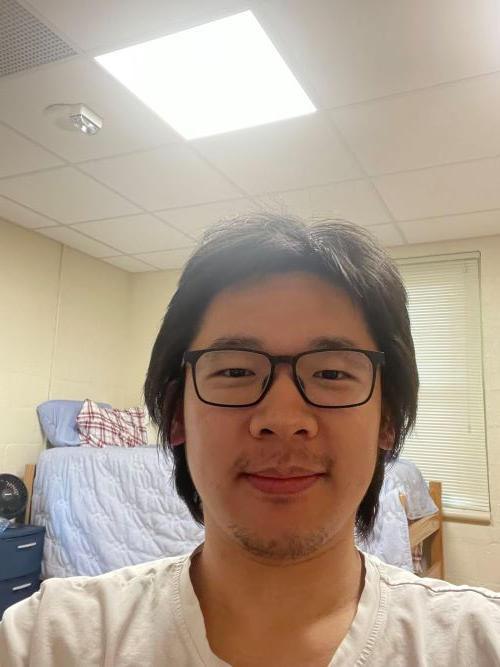
#> input picture CSC391-B/Project2/part1/self-test.jpg, 500 x 667 px
$ python testSIFT.py
#> lines starting #> are read from the running program, lines starting #| are printed output that depends on the picture; after the words box and inside, x2 and y2 are one past the last pixel; in counts of white or black regions, pixels touching at a corner belong together
import cv2
import numpy as np

path = "self-test.jpg"
#convert to gray scale
img = cv2.imread(path)
#> img is the input picture: shape (667, 500, 3); mean B, G, R 144.5, 160.6, 176.5
gray = cv2.cvtColor(img,cv2.COLOR_BGR2GRAY)
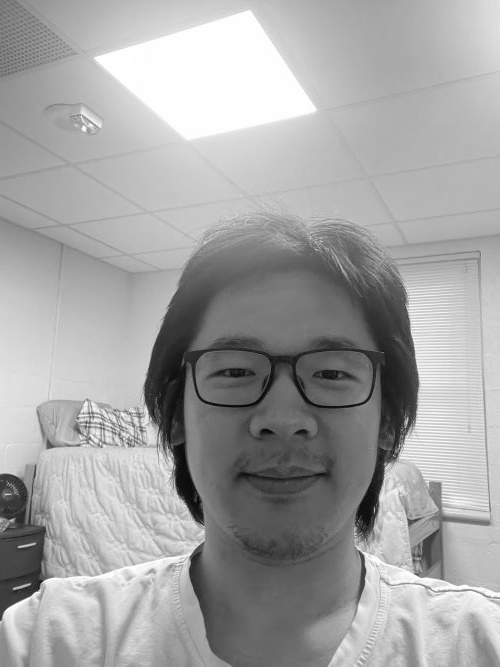
#> gray: shape (667, 500); min 5, max 255, mean 163.5

#harris corner detection
gray = np.float32(gray)
dst = cv2.cornerHarris(gray,2,3,0.04)
dst = cv2.dilate(dst,None)
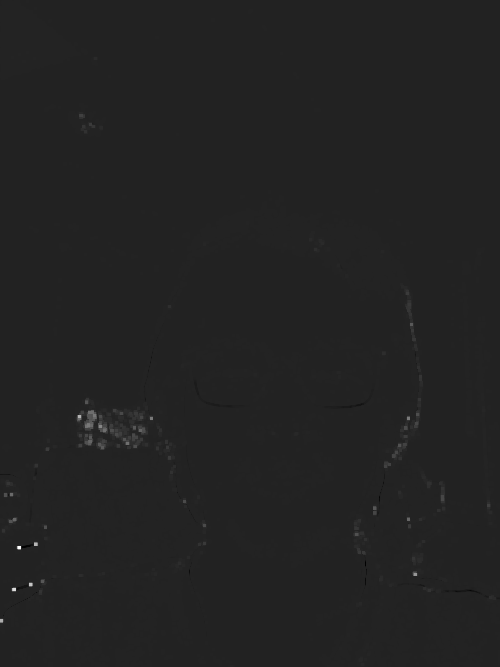
#> dst: shape (667, 500) float32; min -2974696.5, max 18700214, mean 27247; drawn with min black and max white
img[dst>0.01*dst.max()]=[0,0,255]
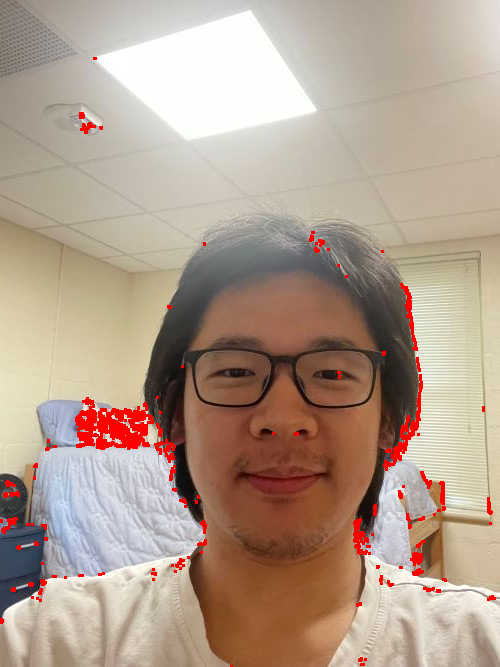
#> img: shape (667, 500, 3); 2.04% of pixels changed, all inside (x1, y1, x2, y2) = (0, 57, 496, 667)


#rotate and doing detection again
img2 = cv2.imread(path)
img2 = cv2.rotate(img2,cv2.ROTATE_180)
height, width = img2.shape[:2]
#> height = 667; width = 500
center = (width/2, height/2)
#> center = (250, 333.5)
rotate_matrix = cv2.getRotationMatrix2D(center=center, angle=45, scale=1)
img2 = cv2.warpAffine(src=img2, M=rotate_matrix, dsize=(width, height))
gray2 = cv2.cvtColor(img2,cv2.COLOR_BGR2GRAY)
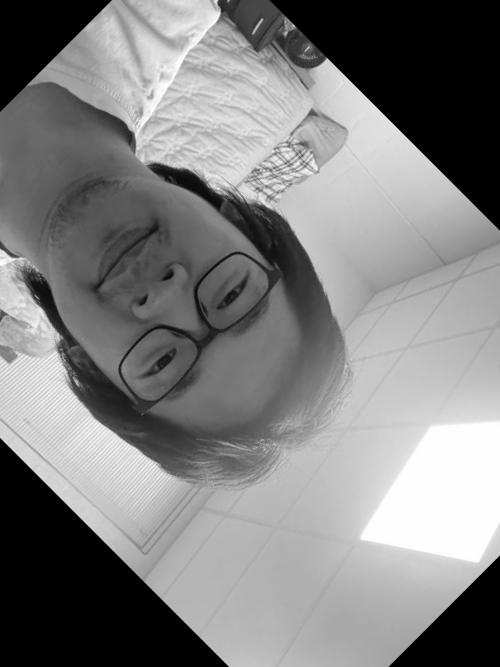
#> gray2: shape (667, 500); min 0, max 255, mean 128.1


gray2 = np.float32(gray2)
dst2 = cv2.cornerHarris(gray2,2,3,0.04)
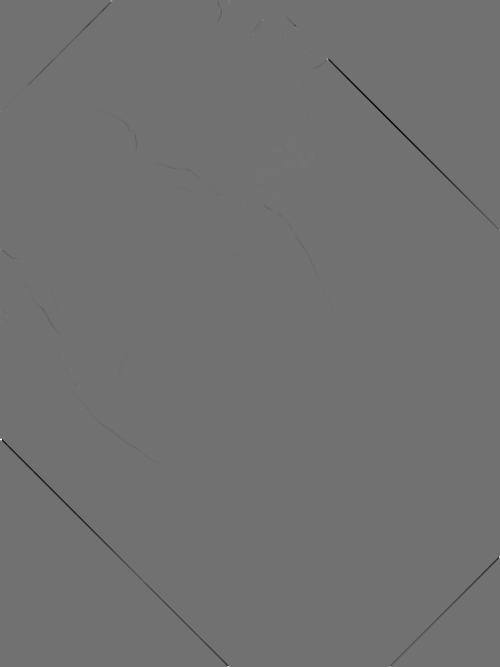
#> dst2: shape (667, 500) float32; min -68512248, max 84922784, mean -141546.8; drawn with min black and max white
dst2 = cv2.dilate(dst2,None)
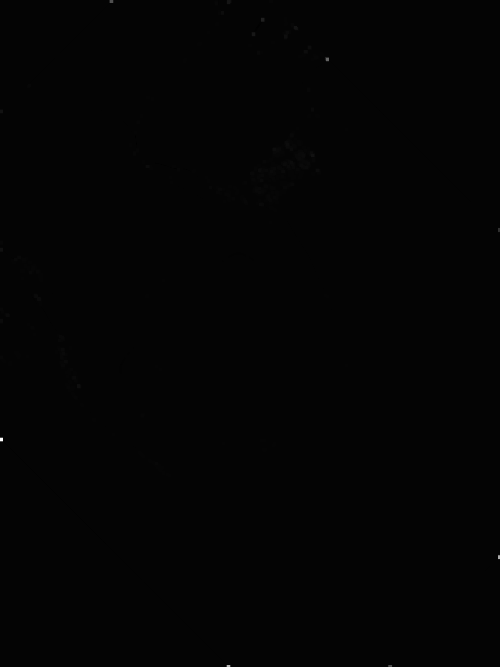
#> dst2: shape (667, 500) float32; min -1555692, max 84922784, mean 18336.5; drawn with min black and max white
img2[dst2>0.01*dst2.max()] = [0,0,255]
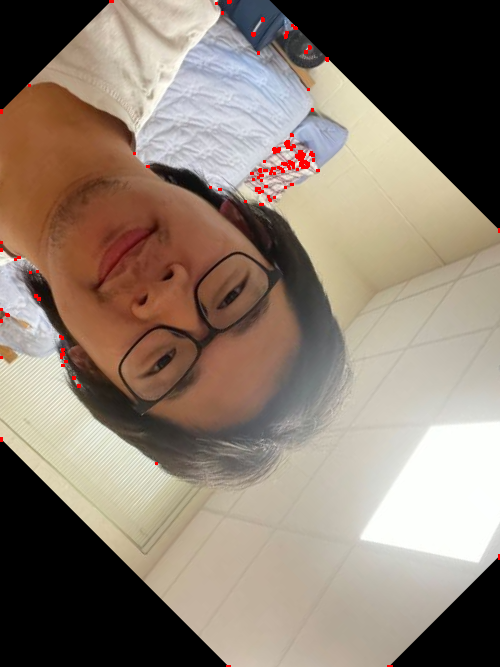
#> img2: shape (667, 500, 3); mean B, G, R 111.9, 125, 139.5

sift =cv2.SIFT_create()
#> (the run stopped early here; a loop or call above may not have finished)
